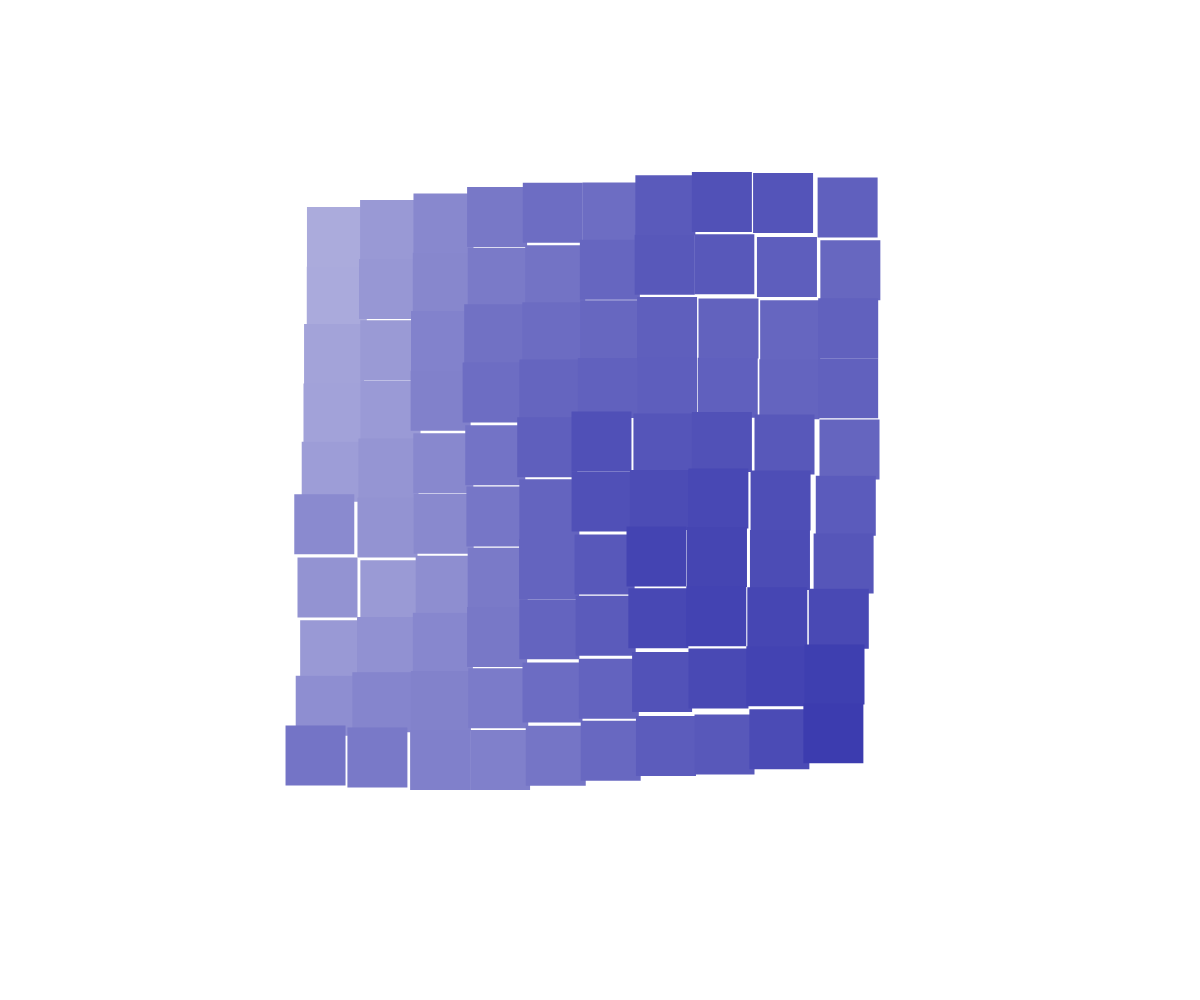
Frame 1 (no input)
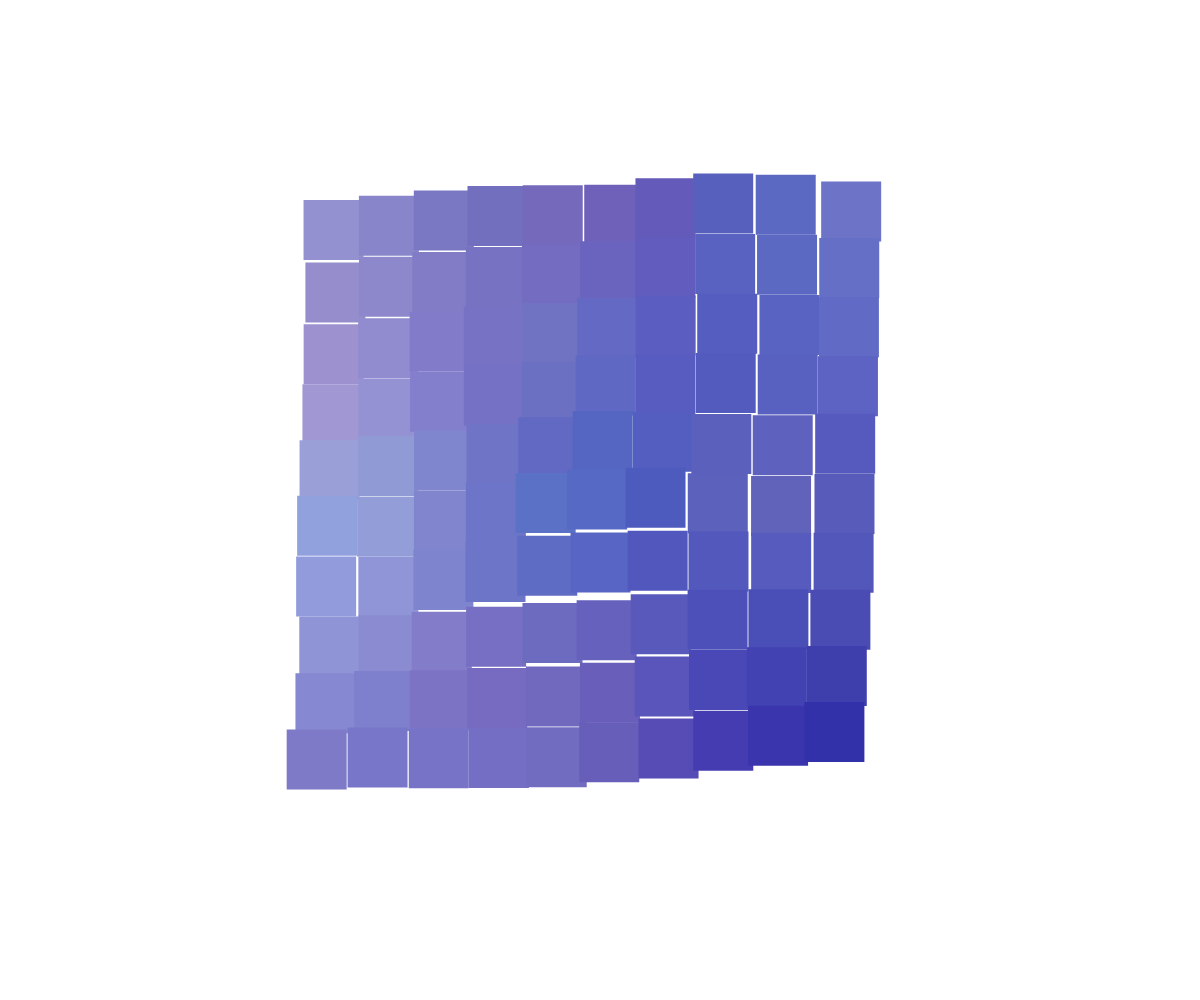
Frame 60 (no input)
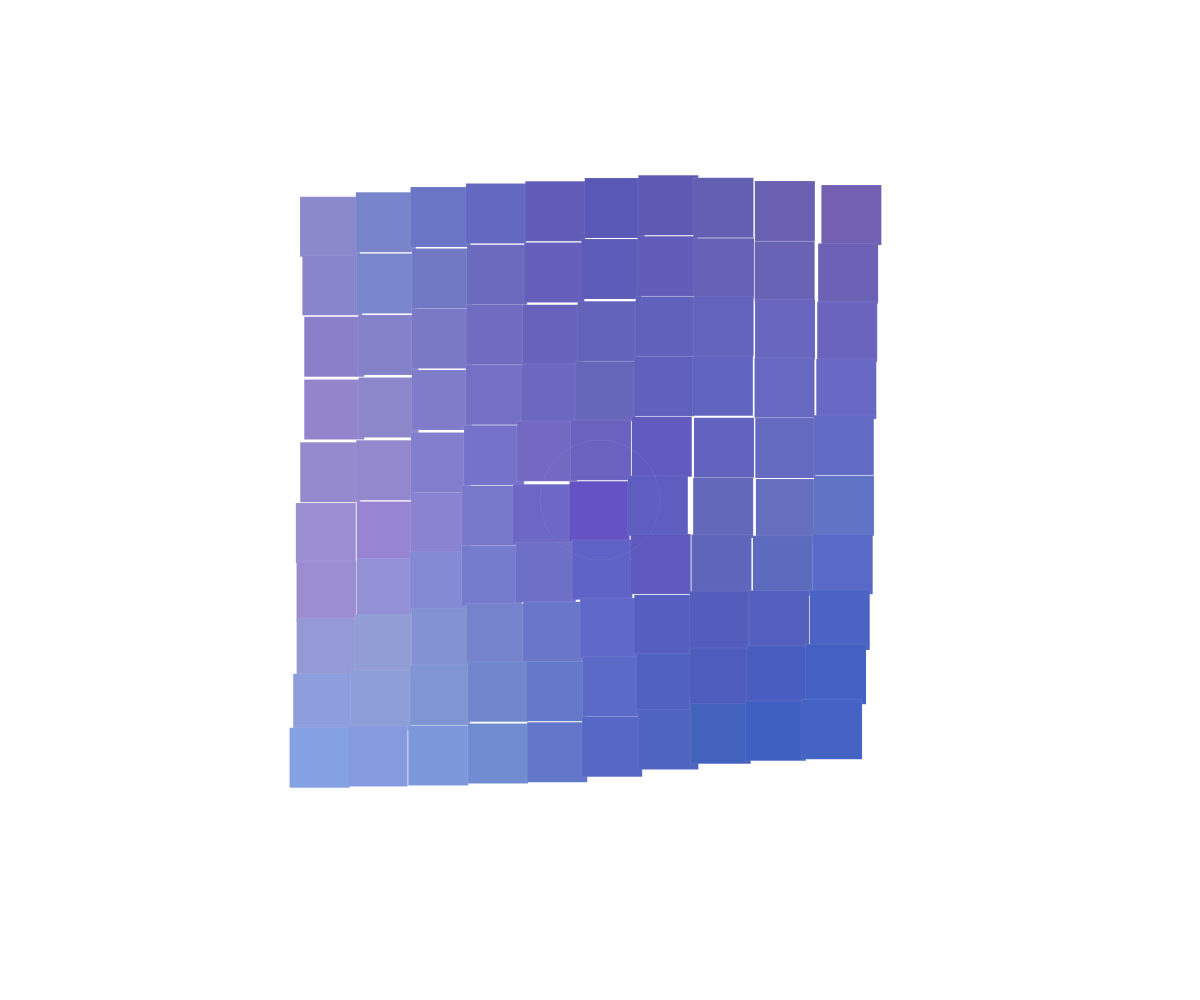
Frame 120 (the mouse pressed at the canvas centre since frame 60)

The p5.js sketch that drew these frames (run headless with seeded random() and noise() and a simulated clock; from frame 60 on, the mouse is pressed at the canvas centre):

// p5.js sketch
// ── sketch.js
let ripples = []; // List to store active ripples

class Ripple {
  constructor(x, y) {
    this.x = x;
    this.y = y;
    this.size = 0; // Current size
    this.growthRate = 2; // How fast the ripple grows
    this.maxDiameter = 200; // Maximum size of the ripple
    this.alpha = 255; // Transparency
  }

  update() {
    this.size += this.growthRate;
    this.alpha -= this.growthRate * 2; // Fade out as it grows
  }

  display() {
    noFill();
    stroke(255, this.alpha);
    ellipse(this.x, this.y, this.size);
  }

  isDone() {
    return this.size > this.maxDiameter || this.alpha <= 0;
  }
}

function setup() {
  createCanvas(windowWidth, windowHeight); // Use full screen mode
  noStroke();
}

function draw() {
  background(255);
  fullscreen();
  let timeMoment = millis() / 1000.0;
  let rectSize = 60;

  // Calculate the total size of the grid
  let gridSize = 10 * rectSize; // 10 rectangles, each rectSize pixels in size

  // Calculate the starting point to center the grid
  let startX = (width - gridSize) / 2;
  let startY = (height - gridSize) / 2;

  for (let i = 0; i < 10; i++) {
    for (let j = 0; j < 10; j++) {
      let xOff = noise(i * 0.1, j * 0.1, timeMoment * 0.1) * 100 - rectSize;
      let yOff = noise(i * 0.1, j * 0.1, timeMoment * 0.2) * 100 - rectSize;
      let r = noise(i * 0.1, j * 0.1, timeMoment * 0.3) * 255;
      let g = noise(i * 0.1, j * 0.1, timeMoment * 0.4) * 255;
      let b = 150 + noise(i * 0.1, j * 0.1, timeMoment * 0.5) * 105;

      // Use the calculated starting points to center the grid
      fill(r, g, b);
      rect(startX + i * rectSize + xOff, startY + j * rectSize + yOff, rectSize, rectSize);
    }
  }

  // Update and display ripples
  for (let i = ripples.length - 1; i >= 0; i--) {
    let ripple = ripples[i];
    ripple.update();
    ripple.display();
    if (ripple.isDone()) {
      ripples.splice(i, 1);
    }
  }
}

function mousePressed() {
  ripples.push(new Ripple(mouseX, mouseY)); // Add a new ripple at the mouse position
}
